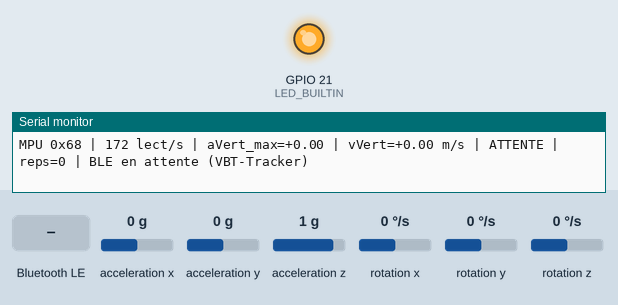
Simulated run of this sketch. Board: Seeed XIAO ESP32-S3. Shown: output pins drawn as LEDs (lit = HIGH), the last lines printed to the serial monitor. Wiring (inferred from the names in the program): MPU-6050 motion sensor at I2C address 0x68. Inputs (shaded band) come from the test bench; at power-on: acceleration x 0 g, acceleration z 1 g, rotation y 0 °/s, acceleration y 0 g, rotation x 0 °/s, rotation z 0 °/s. Nothing arrives over Bluetooth unless stated; a phone connects over Bluetooth LE 3 s after start; pins used as bus, display or sensor lines are not drawn.

Above: at 2.9 s.
3.0 s: acceleration x set to -1.4 g
5.7 s: acceleration z set to -1.1 g
8.7 s: acceleration z set to -1.4 g
At 9.22 s:
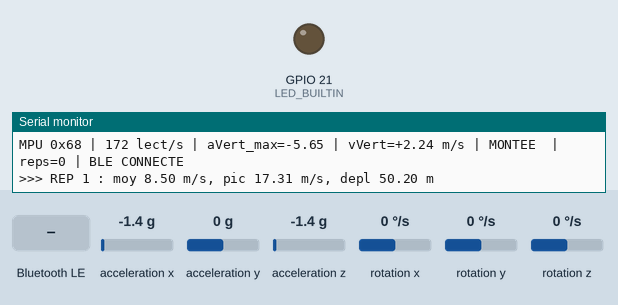
10.7 s: Bluetooth LE write "R" received
12.2 s: rotation y set to 3 °/s
15.2 s: rotation y set to 58 °/s
18.2 s: rotation y set to 68 °/s
Timing chart, 0 to 20.9 s (numbered marks = the images above; inputs shaded):
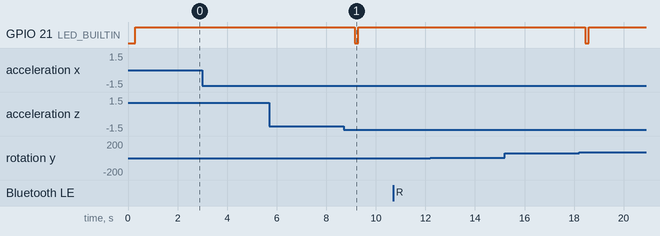

The sketch:

vbt-tracker.ino
```cpp
// ============================================================
// VBT Tracker — XIAO ESP32-S3 + MPU6050 (GY-521)  —  version BLE
// Fusion gyro + accéléromètre (Madgwick) -> vitesse verticale,
// envoyée en Bluetooth Low Energy (service type Nordic UART).
//
// Câblage GY-521 -> XIAO ESP32-S3 :
//   VCC->3V3 | GND->GND | SDA->D5(GPIO6) | SCL->D6(GPIO43) | INT->D0(GPIO1)
//
// Côté iPhone : navigateur Bluefy -> ouvrir la page vbt-ble.html
// ============================================================

#include <Wire.h>
#include "driver/gpio.h"
#include <BLEDevice.h>
#include <BLEServer.h>
#include <BLEUtils.h>
#include <BLE2902.h>
#include "madgwick.h"

// ---------- Modes (tests) ----------
#define DEBUG_STREAM   1        // 1 = flux de valeurs sur le moniteur série
#define ENABLE_SLEEP   0        // 0 = pas de deep sleep pendant les tests

// ---------- BLE (UUID type Nordic UART) ----------
#define DEV_NAME   "VBT-Tracker"
#define SVC_UUID   "6e400001-b5a3-f393-e0a9-e50e24dcca9e"
#define RX_UUID    "6e400002-b5a3-f393-e0a9-e50e24dcca9e"  // tel -> esp (commandes)
#define TX_UUID    "6e400003-b5a3-f393-e0a9-e50e24dcca9e"  // esp -> tel (données)

// ---------- Réglages capteur / algo (à calibrer) ----------
#define MPU_ADDR        0x68
#define PIN_MPU_INT     GPIO_NUM_1
#define PIN_I2C_SDA     6        // broche serigraphiee D5
#define PIN_I2C_SCL     43       // broche serigraphiee D6 (= U0TXD, voir setup)
#define SAMPLE_HZ       200
// --- seuils de detection de rep (a calibrer avec le flux de debug) ---
#define V_MOVE          0.12f       // m/s : vitesse a partir de laquelle on considere un mouvement
#define A_QUIET         0.50f       // m/s2 : sous ce seuil (+ gyro) = quasi-immobile
#define G_QUIET         0.15f       // rad/s (~8.6 deg/s) : gyro sous ce seuil = quasi-immobile
#define QUIET_MS        250         // duree de calme avant remise a zero de la vitesse (ZVU)
#define ECC_MIN_DISP    0.05f       // m : descente minimale pour valider une vraie phase excentrique
#define DISP_MIN_M      0.10f       // m : deplacement concentrique minimal pour compter la rep
#define REP_MIN_MS      150         // duree concentrique minimale
#define SLEEP_AFTER_MS  600000UL    // 10 min (n'agit que si ENABLE_SLEEP=1)
#define MAX_REPS        40

// ---------- Madgwick ----------
#define BETA_WARMUP     2.0f
#define BETA_STILL      0.08f
#define BETA_MOTION     0.02f
#define WARMUP_MS       1500

Madgwick ahrs;
RTC_DATA_ATTR float gyroBias[3] = {0, 0, 0};

// ---------- BLE globals ----------
BLEServer*         bleServer = nullptr;
BLECharacteristic* txChar    = nullptr;
volatile bool      connected = false;
volatile bool      reAdvertise = false;     // demande de re-publicité (depuis le callback)
volatile uint32_t  disconnectMs = 0;

// ---------- État détection ----------
// ST_WAIT : au repos / entre les reps  | ST_DESC : phase excentrique (descente)
// ST_ASC  : phase concentrique (montee, c'est elle qu'on mesure)
enum RepState { ST_WAIT, ST_DESC, ST_ASC };
RepState state = ST_WAIT;

float    vOff = 0;                 // offset residuel d'accel verticale au repos
float    vVert = 0;                // vitesse verticale integree (m/s, + = montee)
float    eccDisp = 0;              // deplacement de la descente (suivi, signe negatif)
float    concDisp = 0, concPeak = 0;   // deplacement et pic de vitesse de la montee
uint32_t concStartMs = 0, quietSinceMs = 0;
uint32_t lastMotionMs = 0, warmupUntil = 0, ledOffMs = 0;
float    repMean[MAX_REPS], repPk[MAX_REPS];
int      repCount = 0;
bool     mpuOk = false;
uint8_t  whoami = 0;

// ============================================================
// MPU6050
// ============================================================
void mpuWrite(uint8_t reg, uint8_t val) {
  Wire.beginTransmission(MPU_ADDR);
  Wire.write(reg); Wire.write(val);
  Wire.endTransmission();
}

uint8_t mpuRead8(uint8_t reg) {
  Wire.beginTransmission(MPU_ADDR);
  Wire.write(reg);
  Wire.endTransmission(false);
  Wire.requestFrom(MPU_ADDR, 1);
  return Wire.available() ? Wire.read() : 0xFF;
}

bool mpuReadMotion(float a[3], float g[3]) {
  Wire.beginTransmission(MPU_ADDR);
  Wire.write(0x3B);
  if (Wire.endTransmission(false) != 0) return false;
  if (Wire.requestFrom(MPU_ADDR, 14) != 14) return false;
  uint8_t b[14];
  for (int i = 0; i < 14; i++) b[i] = Wire.read();
  int16_t raw[7];
  for (int i = 0; i < 7; i++) raw[i] = (int16_t)((b[2 * i] << 8) | b[2 * i + 1]);
  a[0] = raw[0] / 4096.0f; a[1] = raw[1] / 4096.0f; a[2] = raw[2] / 4096.0f;
  for (int k = 0; k < 3; k++)
    g[k] = (raw[4 + k] / 65.5f) * 0.0174533f - gyroBias[k];
  return true;
}

void mpuInitActive() {
  mpuWrite(0x6B, 0x80); delay(100);
  mpuWrite(0x6B, 0x01); delay(10);
  mpuWrite(0x1A, 0x03);
  mpuWrite(0x19, 0x04);
  mpuWrite(0x1B, 0x08);   // gyro ±500°/s
  mpuWrite(0x1C, 0x10);   // accel ±8g
  mpuWrite(0x38, 0x00);
}

void mpuInitWakeOnMotion() {
  mpuWrite(0x6B, 0x00); delay(100);
  mpuWrite(0x1C, 0x01);
  mpuWrite(0x1F, 2);
  mpuWrite(0x20, 40);
  mpuWrite(0x69, 0x15);
  mpuWrite(0x37, 0x20);
  mpuWrite(0x38, 0x40);
  delay(2);
  mpuWrite(0x6C, 0x47);
  mpuWrite(0x6B, 0x20);
}

void calibrateGyro() {
  const int N = 200;
  float sum[3] = {0, 0, 0}, mn[3] = {1e9, 1e9, 1e9}, mx[3] = {-1e9, -1e9, -1e9};
  int n = 0;
  for (int i = 0; i < N; i++) {
    float a[3], g[3];
    if (mpuReadMotion(a, g)) {
      for (int k = 0; k < 3; k++) {
        float r = g[k] + gyroBias[k];
        sum[k] += r;
        if (r < mn[k]) mn[k] = r;
        if (r > mx[k]) mx[k] = r;
      }
      n++;
    }
    delay(5);
  }
  if (n < N / 2) return;
  for (int k = 0; k < 3; k++)
    if (mx[k] - mn[k] > 0.07f) { Serial.println("Capteur bouge, biais gyro conserve"); return; }
  for (int k = 0; k < 3; k++) gyroBias[k] = sum[k] / n;
  Serial.println("Biais gyro calibre");
}

// ============================================================
// BLE
// ============================================================
void notify(const String& s) {
  if (connected && txChar) {
    txChar->setValue((uint8_t*)s.c_str(), s.length());
    txChar->notify();
    delay(4);   // laisse le temps à la pile BLE entre deux notifications
  }
}

void dumpReps() {
  notify("C\n");                       // signal "clear" pour la page
  for (int i = 0; i < repCount; i++)
    notify("R," + String(i) + "," + String(repMean[i], 2) + "," + String(repPk[i], 2) + "\n");
}

// Battement de coeur : etat courant + derniere vitesse, pour que la page
// sache que le lien est vivant meme entre deux repetitions.
void sendStatus() {
  const char* st = state == ST_ASC ? "1" : "0";   // 1 = phase concentrique en cours
  float lastMean = repCount ? repMean[repCount - 1] : 0;
  notify("S," + String(st) + "," + String(lastMean, 2) + "," + String(repCount) + "\n");
}

void goToSleep() {
  Serial.println("Passage en deep sleep");
  BLEDevice::deinit(true);
  mpuInitWakeOnMotion();
  esp_sleep_enable_ext0_wakeup(PIN_MPU_INT, 1);
  esp_deep_sleep_start();
}

class ServerCB : public BLEServerCallbacks {
  void onConnect(BLEServer*) override {
    connected = true;
    Serial.println("BLE connecte");
  }
  void onDisconnect(BLEServer*) override {
    connected = false;
    disconnectMs = millis();
    reAdvertise = true;                  // la re-publicite se fait dans loop(), pas ici
    Serial.println("BLE deconnecte");
  }
};

class RxCB : public BLECharacteristicCallbacks {
  void onWrite(BLECharacteristic* c) override {
    String cmd = String(c->getValue().c_str());
    cmd.trim();
    if      (cmd == "R") { repCount = 0; Serial.println("Reset series"); }
    else if (cmd == "D") { dumpReps(); }
    else if (cmd == "S") { if (ENABLE_SLEEP) goToSleep(); }
  }
};

void setupBLE() {
  BLEDevice::init(DEV_NAME);
  bleServer = BLEDevice::createServer();
  bleServer->setCallbacks(new ServerCB());

  BLEService* svc = bleServer->createService(SVC_UUID);
  txChar = svc->createCharacteristic(TX_UUID, BLECharacteristic::PROPERTY_NOTIFY);
  txChar->addDescriptor(new BLE2902());
  BLECharacteristic* rxChar =
    svc->createCharacteristic(RX_UUID, BLECharacteristic::PROPERTY_WRITE);
  rxChar->setCallbacks(new RxCB());
  svc->start();

  BLEAdvertising* adv = BLEDevice::getAdvertising();
  adv->addServiceUUID(SVC_UUID);
  adv->setScanResponse(true);
  adv->setMinPreferred(0x06);            // intervalles recommandes pour iOS
  adv->setMinPreferred(0x12);
  BLEDevice::startAdvertising();
  Serial.println("BLE pret : cherche \"VBT-Tracker\"");
}

// ============================================================
// Détection de rep — machine à états basée sur la VITESSE verticale.
// Mesure la phase concentrique (montée), quel que soit l'ordre des phases :
//   squat/bench : ATTENTE -> DESCENTE -> (bas) -> MONTEE -> rep
//   souleve     : ATTENTE -> MONTEE -> rep
// ============================================================
void finishRep(uint32_t now) {
  float durS = (now - concStartMs) / 1000.0f;
  float mean = (durS > 0) ? concDisp / durS : 0;
  if (concDisp >= DISP_MIN_M && (now - concStartMs) >= REP_MIN_MS && repCount < MAX_REPS) {
    repMean[repCount] = mean; repPk[repCount] = concPeak;
    notify("R," + String(repCount) + "," + String(mean, 2) + "," + String(concPeak, 2) + "\n");
    repCount++;
    digitalWrite(LED_BUILTIN, LOW); ledOffMs = now + 150;
    Serial.printf(">>> REP %d : moy %.2f m/s, pic %.2f m/s, depl %.2f m\n",
                  repCount, mean, concPeak, concDisp);
  }
  state = ST_WAIT;
}

// aVert : accel verticale lineaire (m/s2, + = haut) ; gMag : norme gyro (rad/s)
void processSample(float aVert, float gMag, float g[3], float dt, uint32_t now) {
  vVert += aVert * dt;                       // integration de la vitesse verticale

  // --- ZVU : quasi-immobile sur une fenetre -> on annule la derive ---
  bool quiet = (fabsf(aVert) < A_QUIET) && (gMag < G_QUIET);
  if (!quiet) { quietSinceMs = now; lastMotionMs = now; }
  if (now - quietSinceMs >= QUIET_MS) {
    if (state == ST_ASC) finishRep(now);     // pause en haut = fin de la montee
    vVert = 0;                               // remise a zero de la vitesse
    vOff += 0.02f * aVert;                    // recalage lent de l'offset accel
    for (int k = 0; k < 3; k++) gyroBias[k] += 0.01f * g[k];
    state = ST_WAIT;
    return;
  }

  switch (state) {
    case ST_WAIT:
      if (vVert < -V_MOVE) { state = ST_DESC; eccDisp = 0; }          // descente
      else if (vVert > V_MOVE) {                                       // montee directe (souleve)
        state = ST_ASC; concDisp = 0; concPeak = 0; concStartMs = now;
      }
      break;

    case ST_DESC:
      eccDisp += vVert * dt;                  // s'accumule en negatif
      if (vVert >= 0) {                        // <-- vitesse change de sens = BAS atteint
        if (fabsf(eccDisp) >= ECC_MIN_DISP) {  // vraie descente (pas un tremblement)
          vVert = 0;                           // ancrage : vitesse nulle au point bas
          concDisp = 0; concPeak = 0; concStartMs = now;
          state = ST_ASC;
        } else {
          state = ST_WAIT;
        }
      }
      break;

    case ST_ASC:
      concDisp += vVert * dt;
      if (vVert > concPeak) concPeak = vVert;
      if (vVert <= 0 && (now - concStartMs) >= REP_MIN_MS) finishRep(now);  // HAUT atteint
      break;
  }
}

// Debloque le bus I2C si le MPU est reste coince (SDA tenu bas), ce que
// peuvent provoquer les impulsions de boot sur GPIO43/U0TXD : on pulse SCL
// jusqu'a 16 fois puis on genere une condition STOP propre.
void i2cBusRecover() {
  pinMode(PIN_I2C_SDA, INPUT_PULLUP);
  pinMode(PIN_I2C_SCL, OUTPUT);
  for (int i = 0; i < 16 && digitalRead(PIN_I2C_SDA) == LOW; i++) {
    digitalWrite(PIN_I2C_SCL, HIGH); delayMicroseconds(6);
    digitalWrite(PIN_I2C_SCL, LOW);  delayMicroseconds(6);
  }
  pinMode(PIN_I2C_SDA, OUTPUT);
  digitalWrite(PIN_I2C_SDA, LOW);  delayMicroseconds(6);   // STOP : SDA monte
  digitalWrite(PIN_I2C_SCL, HIGH); delayMicroseconds(6);   //        pendant que
  digitalWrite(PIN_I2C_SDA, HIGH); delayMicroseconds(6);   //        SCL est haut
}

// ============================================================
void setup() {
  Serial.begin(115200);
  delay(300);
  pinMode(LED_BUILTIN, OUTPUT);
  digitalWrite(LED_BUILTIN, HIGH);

  // GPIO43 (= D6) est l'U0TXD : le bootloader y laisse la fonction UART et y
  // envoie ses logs de boot. On remet les broches en GPIO simple, puis on
  // debloque le bus, avant de demarrer l'I2C.
  gpio_reset_pin((gpio_num_t)PIN_I2C_SDA);   // GPIO6  (D5)
  gpio_reset_pin((gpio_num_t)PIN_I2C_SCL);   // GPIO43 (D6)
  i2cBusRecover();
  Wire.begin(PIN_I2C_SDA, PIN_I2C_SCL);   // SDA=GPIO6 (D5), SCL=GPIO43 (D6)
  Wire.setClock(400000);

  whoami = mpuRead8(0x75);   // WHO_AM_I : doit valoir 0x68
  Serial.printf("\n=== WHO_AM_I = 0x%02X ===\n", whoami);
  if (whoami == 0x68 || whoami == 0x70 || whoami == 0x72) {
    mpuOk = true; Serial.println("--> MPU6050 DETECTE, OK\n");
    mpuInitActive();
    calibrateGyro();
  } else {
    Serial.println("--> AUCUNE REPONSE du MPU ! (verifie SDA=D4, SCL=D5, 3V3, GND, soudures, AD0)\n");
  }

  warmupUntil = millis() + WARMUP_MS;
  setupBLE();
  lastMotionMs = millis();
  Serial.println("Pret.");
}

void loop() {
  static uint32_t lastUs = 0, lastDbg = 0, winReads = 0;
  static float dbgPeak = 0, dbgMag = 0, dbgAx = 0, dbgAy = 0, dbgAz = 0;
  uint32_t nowUs = micros();

  if (mpuOk && nowUs - lastUs >= 1000000UL / SAMPLE_HZ) {
    float dt = (lastUs == 0) ? 1.0f / SAMPLE_HZ : (nowUs - lastUs) / 1e6f;
    lastUs = nowUs;
    float a[3], g[3];
    if (mpuReadMotion(a, g)) {
      winReads++;
      uint32_t now = millis();
      float mag = sqrtf(a[0] * a[0] + a[1] * a[1] + a[2] * a[2]);
      bool inMotion = fabsf(mag - 1.0f) > 0.15f;
      float beta = (now < warmupUntil) ? BETA_WARMUP : (inMotion ? BETA_MOTION : BETA_STILL);
      ahrs.update(g[0], g[1], g[2], a[0], a[1], a[2], beta, dt);

      float aVert = (ahrs.verticalOf(a[0], a[1], a[2]) - 1.0f) * 9.80665f - vOff;
      float gMag = sqrtf(g[0] * g[0] + g[1] * g[1] + g[2] * g[2]);
      dbgMag = mag; dbgAx = a[0]; dbgAy = a[1]; dbgAz = a[2];
      if (fabsf(aVert) > fabsf(dbgPeak)) dbgPeak = aVert;

      if (now >= warmupUntil) processSample(aVert, gMag, g, dt, now);
      else lastMotionMs = now;
    }
  }

  uint32_t now = millis();

  // re-publicite robuste : on attend ~500 ms apres la deconnexion avant de
  // relancer l'annonce (relancer dans le callback echoue souvent)
  if (reAdvertise && now - disconnectMs > 500) {
    BLEDevice::startAdvertising();
    reAdvertise = false;
    Serial.println("BLE : re-annonce active");
  }

  // heartbeat ~1.4 Hz tant qu'on est connecte
  static uint32_t lastHb = 0;
  if (connected && now - lastHb >= 700) { lastHb = now; sendStatus(); }

#if DEBUG_STREAM
  if (now - lastDbg >= 500) {                 // 2 Hz : lisible
    float dtWin = (now - lastDbg) / 1000.0f;
    lastDbg = now;
    if (!mpuOk) {
      whoami = mpuRead8(0x75);                 // re-tente la detection a chaud
      if (whoami == 0x68 || whoami == 0x70 || whoami == 0x72) {
        mpuOk = true; mpuInitActive(); calibrateGyro();
        Serial.println("--> MPU6050 detecte a chaud, OK");
      } else {
        Serial.printf("[!] MPU NON DETECTE  WHO_AM_I=0x%02X  ->  verifie 3V3 / GND / SDA=D4 / SCL=D5 / soudures / AD0\n",
                      whoami);
      }
    } else {
      const char* st = state == ST_WAIT ? "ATTENTE" : state == ST_DESC ? "DESCENTE" : "MONTEE ";
      Serial.printf("MPU 0x%02X | %3lu lect/s | aVert_max=%+.2f | vVert=%+.2f m/s | %s | reps=%d | %s\n",
                    whoami, (unsigned long)(winReads / (dtWin > 0 ? dtWin : 1)),
                    dbgPeak, vVert, st, repCount,
                    connected ? "BLE CONNECTE" : "BLE en attente (VBT-Tracker)");
    }
    dbgPeak = 0; winReads = 0;
  }
#endif

  if (ledOffMs && now > ledOffMs) { digitalWrite(LED_BUILTIN, HIGH); ledOffMs = 0; }
#if ENABLE_SLEEP
  if (now - lastMotionMs > SLEEP_AFTER_MS) goToSleep();
#endif
}
```

Source omitted: madgwick.h (2678 bytes)

Measured:
- the behaviour switches between -1.2 and -1.3 g on acceleration z (found by bisection; images 0 and 1)
